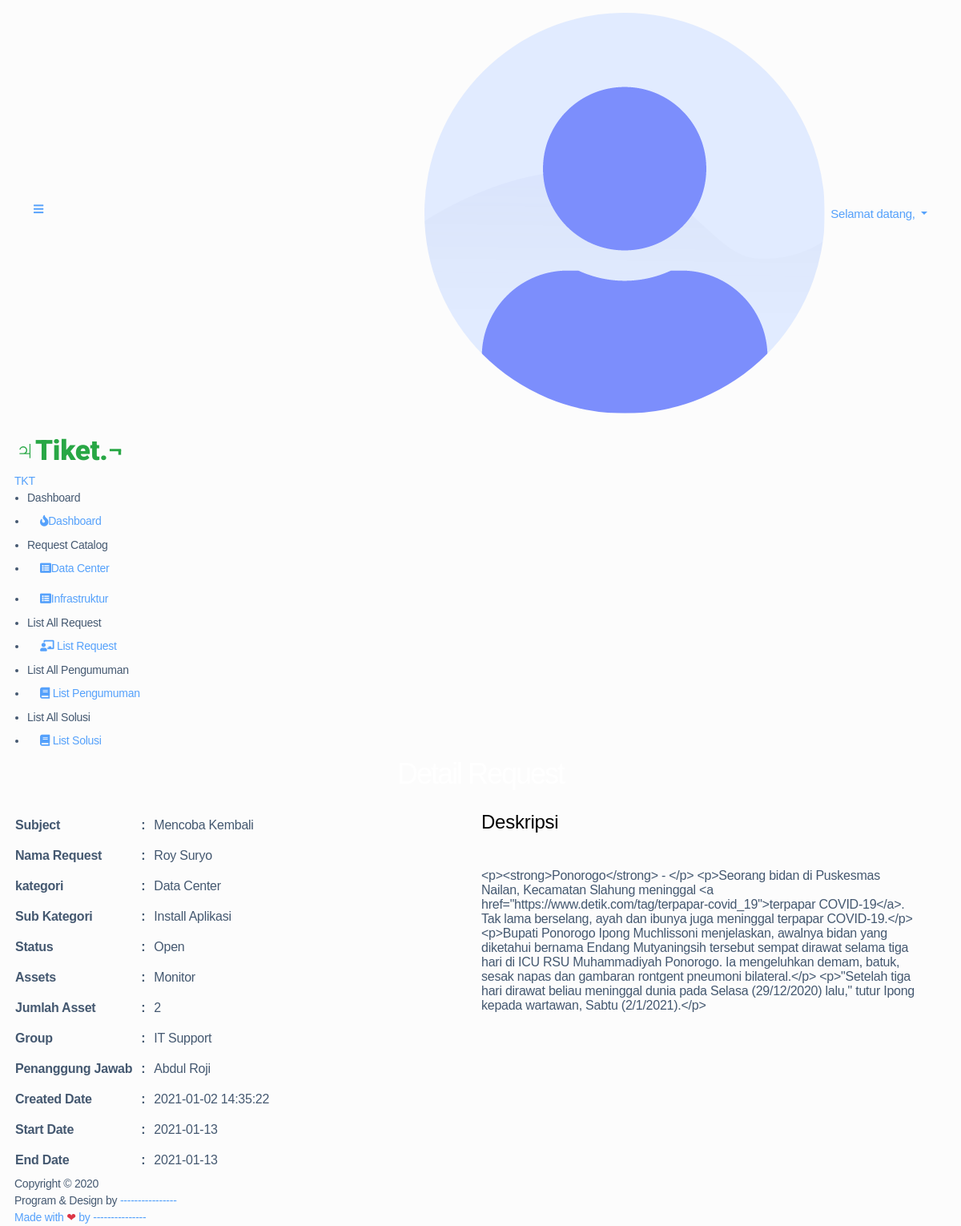
Page /staff/detail_request/3 on the earlier database version.
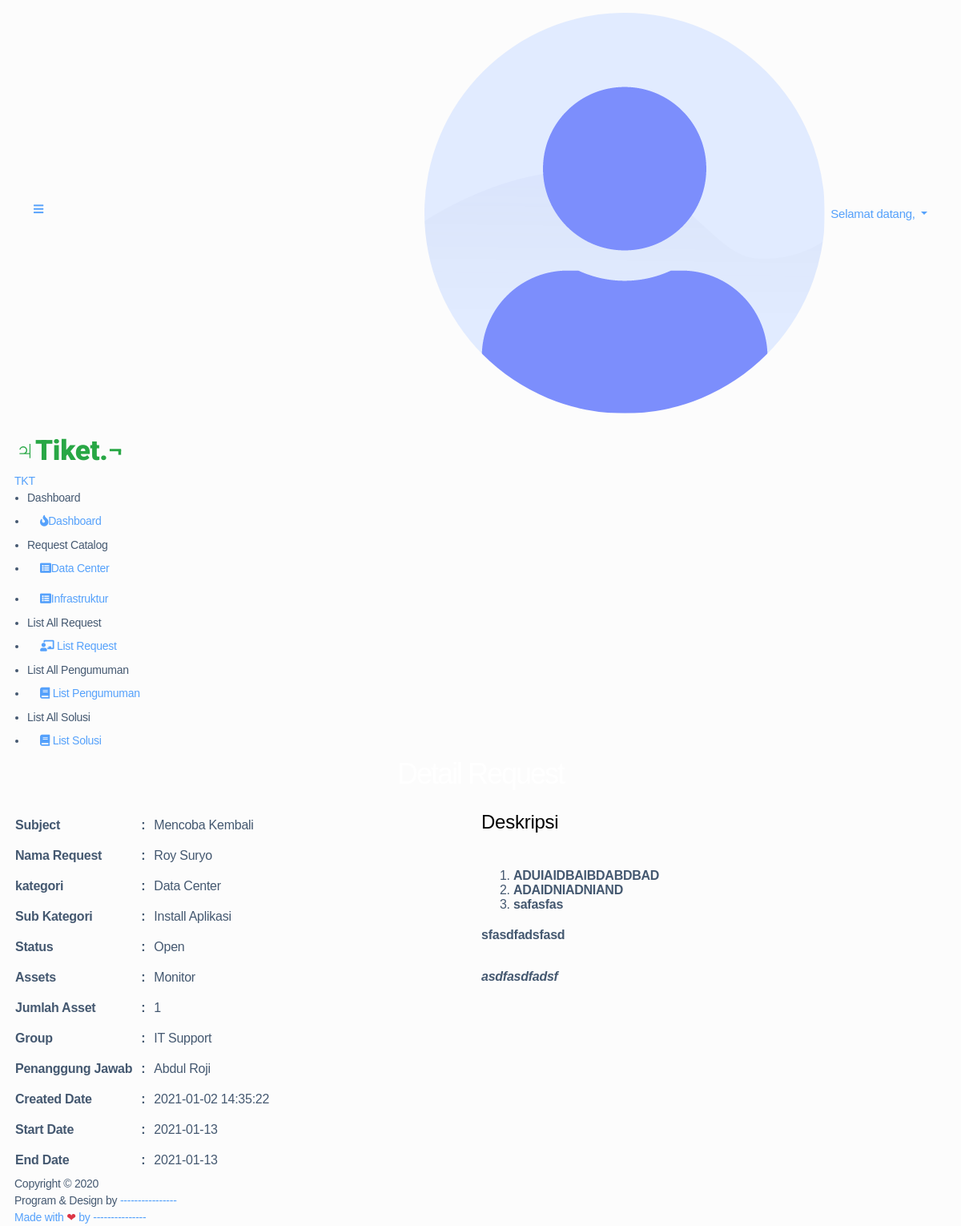
Same page on the later database version.
### tables this page shows
CREATE TABLE `tbl_request` (
  `id` int(11) NOT NULL,
  `user` varchar(30) NOT NULL,
  `status` varchar(20) NOT NULL,
  `kategori` varchar(40) NOT NULL,
  `sub_kategori` varchar(40) NOT NULL,
  `pj` varchar(30) NOT NULL,
  `grup` varchar(40) NOT NULL,
  `asset` varchar(50) NOT NULL,
  `count_asset` varchar(2) NOT NULL,
  `subject` varchar(100) NOT NULL,
  `body` text NOT NULL,
  `created_date` timestamp NOT NULL DEFAULT current_timestamp(),
  `done_date` datetime DEFAULT NULL,
  `start_date` date NOT NULL,
  `end_date` date NOT NULL
);

### application/controllers/Staff.php (called while the page is built, shortened)
<?php
class Staff extends CI_Controller
{
	function __construct()
	{
		$this->load->helper('url');
		$this->load->library('form_validation');
		$this->load->helper('form');
	}
	public function detail_request($id)
	{
		$this->load->model('Mrequest');
		$data['nama'] = $this->session->userdata('nama');
		$data['id_user'] = $this->session->userdata('id');
		$data['detail'] = $this->Mrequest->tampil_data_detail($id)->result();
		$this->load->view('navbar/nav_staff', $data);
		$this->load->view('staff/detail', $data);
	}
}

### index.php (called while the page is built, shortened)
<?php
require_once BASEPATH.'core/CodeIgniter.php';

### application/models/Mrequest.php (called while the page is built, shortened)
<?php
class Mrequest extends CI_Model
{
    public function tampil_data_detail($id_data)
    {
        $query = $this->db->get_where('tbl_request', array('id' => $id_data));
        return $query;
    }
}

### application/views/navbar/nav_staff.php (the view, shortened to what the changed rows need)
<!DOCTYPE html>
<html lang="en">
<head>
    <link rel="stylesheet" href="https://stackpath.bootstrapcdn.com/bootstrap/4.3.1/css/bootstrap.min.css">
    <link rel="stylesheet" href="https://use.fontawesome.com/releases/v5.7.2/css/all.css">
    <link rel="stylesheet" href="https://cdnjs.cloudflare.com/ajax/libs/bootstrap-select/1.13.1/css/bootstrap-select.css" />
    <link rel="stylesheet" href="<?= base_url('assets/') ?>stisla-assets/css/style.css">
    <link rel="stylesheet" href="<?= base_url('assets/') ?>stisla-assets/css/components.css">
</head>
<body>
    <div id="app">
        <div class="main-wrapper">

### application/views/staff/detail.php (shortened to what the changed rows need)
<div class="main-content">
    <section class="section">
        <div class="section-header">
            <h1>Detail Request </h1>
        </div>
        <div class="row" style="width: 100%;">
            <div class="col-lg-6">
                <div class="section-header">
                    <table class="">
                        <thead class="">
                            <?php
                               foreach ($detail as $u) {
                               ?>
                                <tr class="text-left">
                                    <th scope="col" style=" font-weight: bold;">Subject</th>
                                    <th scope="col" style="padding: 10px;">:</th>
                                    <td><?php echo $u->subject ?></td>
                                </tr>
                                <tr class="text-left">
                                    <th scope="col" style=" font-weight: bold;">Nama Request</th>
                                    <th scope="col" style="padding: 10px;">:</th>
                                    <td><?php echo $u->user ?></td>
                                </tr>
                                <tr class="text-left">
                                    <th scope="col" style=" font-weight: bold;">kategori</th>
                                    <th scope="col" style="padding: 10px;">:</th>
                                    <td><?php echo $u->kategori ?></td>
                                </tr>
                                <tr class="text-left">
                                    <th scope="col" style=" font-weight: bold;">Sub Kategori</th>
                                    <th scope="col" style="padding: 10px;">:</th>
                                    <td><?php echo $u->sub_kategori ?></td>
                                </tr>
                                <tr class="text-left">
                                    <th scope="col" style=" font-weight: bold;">Status</th>
                                    <th scope="col" style="padding: 10px;">:</th>
                                    <td><?php echo $u->status ?></td>
                                </tr>
                                <tr class="text-left">
                                    <th scope="col" style=" font-weight: bold;">Assets</th>
                                    <th scope="col" style="padding: 10px;">:</th>
                                    <td><?php echo $u->asset ?></td>
                                </tr>
                                <tr class="text-left">
                                    <th scope="col" style=" font-weight: bold;">Jumlah Asset </th>
                                    <th scope="col" style="padding: 10px;">:</th>
                                    <td><?php echo $u->count_asset ?></td>
                                </tr>
                                <tr class="text-left">
                                    <th scope="col" style=" font-weight: bold;">Group</th>
                                    <th scope="col" style="padding: 10px;">:</th>
                                    <td><?php echo $u->grup ?></td>
                                </tr>
                                <tr class="text-left">
                                    <th scope="col" style=" font-weight: bold;">Penanggung Jawab</th>
                                    <th scope="col" style="padding: 10px;">:</th>
                                    <td><?php echo $u->pj ?></td>
                                </tr>
                                <tr class="text-left">
                                    <th scope="col" style=" font-weight: bold;">Created Date</th>
                                    <th scope="col" style="padding: 10px;">:</th>
                                    <td><?php echo $u->created_date ?></td>
                                </tr>
                                <tr class="text-left">
                                    <th scope="col" style=" font-weight: bold;">Start Date</th>
                                    <th scope="col" style="padding: 10px;">:</th>
                                    <td><?php echo $u->start_date ?></td>
                                </tr>
                                <tr class="text-left">
                                    <th scope="col" style=" font-weight: bold;">End Date</th>
                                    <th scope="col" style="padding: 10px;">:</th>
                                    <td><?php echo $u->start_date ?></td>
                                </tr>
                            <?php
                               }
                               ?>
                        </thead>
                    </table>
                </div>
            </div>
            <div class="col-lg-6">
                <div class="section-header">
                    <table class="">
                        <thead class="">
                            <tr>
                                <td>
                                    <h4 style="color:black">Deskripsi</h4>
                                </td>
                            </tr>
                            <tr>
                                <td>
                                    <h5 style="color:black"></br></h5>
                                </td>
                            </tr>
                            <?php
                               foreach ($detail as $u) {
                               ?>
                                <?php $html = $u->body ?>
                                <tr class="text-left">
                                    <td><?php echo $html ?></td>
                                </tr>
                            <?php
                               }
                               ?>
                        </thead>
                    </table>
                </div>
            </div>
        </div>
</div>
<?php include("footer.php") ?>
</body>
</html>

Differences in the rows shown:
changed tbl_request "Mencoba Kembali": count_asset "2" → "1"; body "<p><strong>Ponorogo</strong> - </p> <p>Seorang bidan di Puskesmas Nailan, Kecamatan Slahung meninggal <a href=\"https://www.detik.com/tag/terpapar-covid_19\">terpapar COVID-19</a>. Tak lama berselang, ayah dan ibunya juga meninggal terpapar COVID-19.</p> <p>Bupati Ponorogo Ipong Muchlissoni menjelaskan, awalnya bidan yang diketahui bernama Endang Mutyaningsih tersebut sempat dirawat selama tiga hari di ICU RSU Muhammadiyah Ponorogo. Ia mengeluhkan demam, batuk, sesak napas dan gambaran rontgent pneumoni bilateral.</p> <p>\"Setelah tiga hari dirawat beliau meninggal dunia pada Selasa (29/12/2020) lalu,\" tutur Ipong kepada wartawan, Sabtu (2/1/2021).</p>" → "ADUIAIDBAIBDABDBAD ADAIDNIADNIAND safasfas sfasdfadsfasd asdfasdfadsf"
